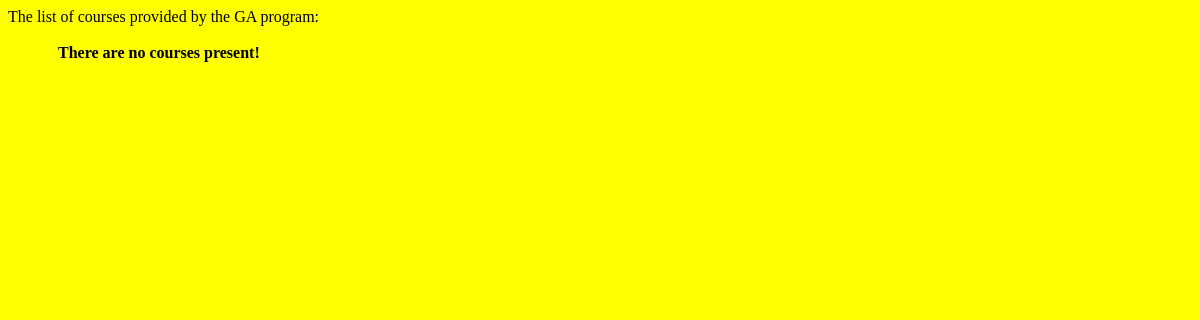
Before: / with the older database file.
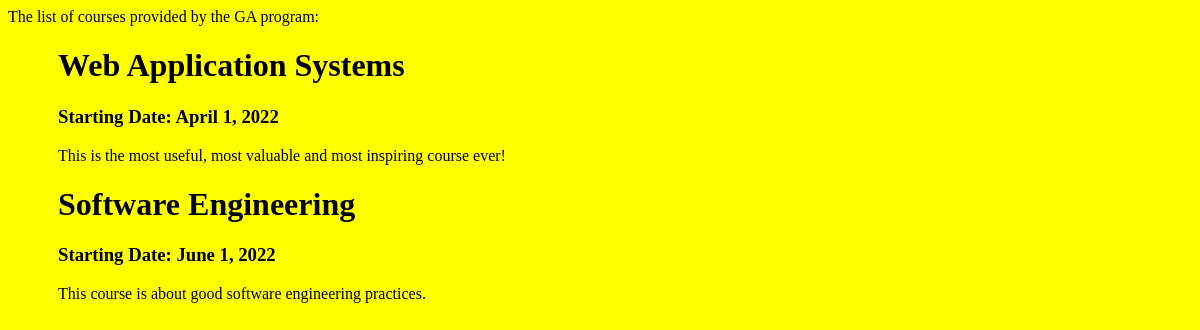
After: the same page with the newer database file.
### course/models.py (models this page shows, shortened)
class Courses(models.Model):
    title = models.CharField(default=" ", max_length=128, unique=True)
    startDate = models.DateField(default=timezone.now)
    description = models.CharField(default=" ", max_length=500)

### course/views.py (the view)
# urls.py: path('', views.course, name='course'),
def course(request):
    course_list = Courses.objects.order_by('startDate')
    context_dict = {}
    context_dict['courses'] = course_list
    return render(request, 'course/course.html', context=context_dict)

### course/templates/course/course.html (shortened to what this page needs)
<!DOCTYPE html>
<html lang="en">
<head>
</head>
<body>
    The list of courses provided by the GA program:
    <div class="course_list">
        {% if courses %}
            {% for course in courses %}
            <h1>{{ course.title }}</h1>
            <h3>Starting Date: {{ course.startDate }}</h3>
            <p>{{ course.description }}</p>
            {% endfor %}
        {% else %}
            </br><strong>There are no courses present!</strong>
        {% endif %}
    </div>
</body>
</html>

### course/templates/course/course.html (style rules this page uses)
.course_list { padding-left: 50px; }
body { background-color: yellow; }

Changed rows visible on the page:
added Courses: title "Web Application Systems", startDate "April 1, 2022", description "This is the most useful, most valuable and most inspiring course ever!"
added Courses: title "Software Engineering", startDate "June 1, 2022", description "This course is about good software engineering practices."
Other visible differences:
text no longer shown: "There are no courses present!"
